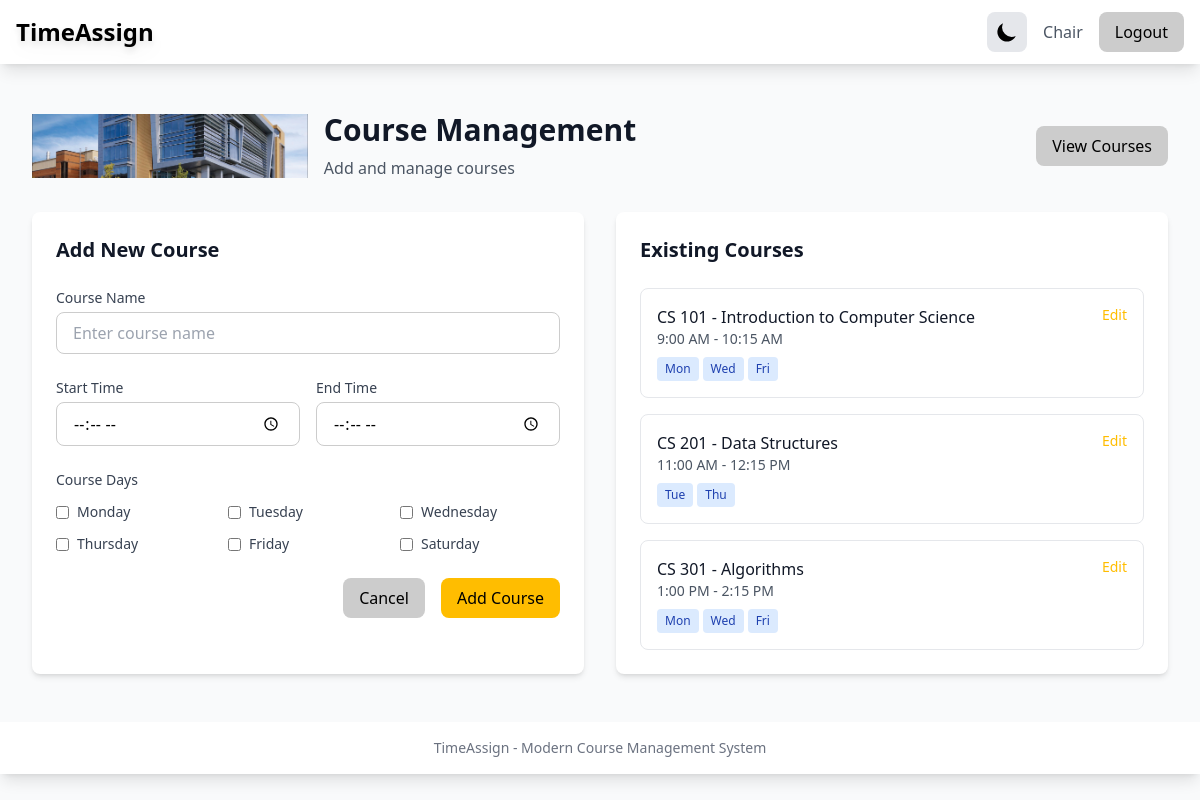
Screenshot of /addCourse/ (signed in) with the database file from the repository.
### ta_app/models.py (models this page shows, shortened)
class Course(models.Model):
    LECTURE = 'LEC'
    LAB = 'LAB'
    ONLINE = 'ON'
    GRADING = 'GRD'
    typesOfCourses = [
        (LECTURE, 'Lecture'),
        (LAB, 'Lab'),
        (ONLINE, 'Online'),
        (GRADING, 'Grading'),
    ]
    course_name = models.CharField(max_length=100)
    start_time = models.TimeField()
    end_time = models.TimeField()
    mon_flag = models.BooleanField(default=False)
    tues_flag = models.BooleanField(default=False)
    wed_flag = models.BooleanField(default=False)
    thurs_flag = models.BooleanField(default=False)
    fri_flag = models.BooleanField(default=False)
    sat_flag = models.BooleanField(default=False)
    coursetype = models.CharField(max_length=3, choices=typesOfCourses, default=LECTURE)
    lectureid = models.IntegerField(null=True, blank=True, default=0) #default to 0 if its a lecture, stores lecture id if its a lab
    ta = models.IntegerField(null=True, blank=True, default=0) #TODO do we still want this field? I could see it getting confusing
    ta1 = models.IntegerField(null=True, blank=True, default=0)
    ta2 = models.IntegerField(null=True, blank=True, default=0)
    ta3 = models.IntegerField(null=True, blank=True, default=0)
    ta4 = models.IntegerField(null=True, blank=True, default=0)
    instructor = models.IntegerField(null=True, blank=True, default=0)  # we allow nulls here, because maybe these things are not assigned yet.

### ta_app/views.py (the view, shortened to what this page needs)
# urls.py: path("addCourse/", views.addCourseView.as_view()),
class addCourseView(View):
    def get(self, request):
        try:
            currentUserType = request.session["userType"]
            if currentUserType != "chair":
                return redirect('/logout')
        except KeyError:
            return redirect('/logout')
        courses = addCourse.AddCourse.populate_lectures(request.session['member_id'])
        return render(request, 'main/addCourse.html',{"courses": courses})

### ta_app/sitelogic/addCourse.py (called while the page is built)
    def populate_lectures(self):
        return models.Course.objects.all().filter(coursetype='LEC')

### templates/main/addCourse.html (shortened to what this page needs)
{% extends "base.html" %}
{% block content %}
<div class="py-6">
    <header class="mb-8">
        <div class="flex items-center justify-between">
            <div class="flex items-center">
                <img src="/static/7.png" alt="University Logo" class="h-16 mr-4">
                <div>
                    <h1 class="text-3xl font-bold text-gray-900 dark:text-white">Course Management</h1>
                    <p class="mt-2 text-gray-600 dark:text-gray-400">Add and manage courses</p>
                </div>
            </div>
            <a href="/viewCourse/" class="btn-secondary">View Courses</a>
        </div>
    </header>
    <div class="grid grid-cols-1 lg:grid-cols-2 gap-8">
        <div class="card">
            <h2 class="text-xl font-semibold text-gray-900 dark:text-white mb-6">Add New Course</h2>
            <form method="post" action="/addCourse/" class="space-y-6">
                <div>
                    <label for="course_name" class="block text-sm font-medium text-gray-700 dark:text-gray-300">
                        Course Name
                    </label>
                    <input type="text" name="Course Name" id="course_name" required
                           class="input-field mt-1" placeholder="Enter course name">
                </div>
                <div class="grid grid-cols-1 md:grid-cols-2 gap-4">
                    <div>
                        <label for="start_time" class="block text-sm font-medium text-gray-700 dark:text-gray-300">
                            Start Time
                        </label>
                        <input type="time" name="start_time" id="start_time" required
                               class="input-field mt-1">
                    </div>
                    <div>
                        <label for="end_time" class="block text-sm font-medium text-gray-700 dark:text-gray-300">
                            End Time
                        </label>
                        <input type="time" name="end_time" id="end_time" required
                               class="input-field mt-1">
                    </div>
                </div>
                <div>
                    <label class="block text-sm font-medium text-gray-700 dark:text-gray-300 mb-3">
                        Course Days
                    </label>
                    <div class="grid grid-cols-2 md:grid-cols-3 gap-3">
                        <label class="flex items-center">
                            <input type="checkbox" name="mon_flag" class="rounded border-gray-300 text-uwm-gold focus:ring-uwm-gold">
                            <span class="ml-2 text-sm text-gray-700 dark:text-gray-300">Monday</span>
                        </label>
                        <label class="flex items-center">
                            <input type="checkbox" name="tues_flag" class="rounded border-gray-300 text-uwm-gold focus:ring-uwm-gold">
                            <span class="ml-2 text-sm text-gray-700 dark:text-gray-300">Tuesday</span>
                        </label>
                        <label class="flex items-center">
                            <input type="checkbox" name="wed_flag" class="rounded border-gray-300 text-uwm-gold focus:ring-uwm-gold">
                            <span class="ml-2 text-sm text-gray-700 dark:text-gray-300">Wednesday</span>
                        </label>
                        <label class="flex items-center">
                            <input type="checkbox" name="thurs_flag" class="rounded border-gray-300 text-uwm-gold focus:ring-uwm-gold">
                            <span class="ml-2 text-sm text-gray-700 dark:text-gray-300">Thursday</span>
                        </label>
                        <label class="flex items-center">
                            <input type="checkbox" name="fri_flag" class="rounded border-gray-300 text-uwm-gold focus:ring-uwm-gold">
                            <span class="ml-2 text-sm text-gray-700 dark:text-gray-300">Friday</span>
                        </label>
                        <label class="flex items-center">
                            <input type="checkbox" name="sat_flag" class="rounded border-gray-300 text-uwm-gold focus:ring-uwm-gold">
                            <span class="ml-2 text-sm text-gray-700 dark:text-gray-300">Saturday</span>
                        </label>
                    </div>
                </div>
                <div class="flex justify-end space-x-4">
                    <a href="/menu/" class="btn-secondary">Cancel</a>
                    <button type="submit" class="btn-primary">Add Course</button>
                </div>
            </form>
        </div>
        <div class="card">
            <h2 class="text-xl font-semibold text-gray-900 dark:text-white mb-6">Existing Courses</h2>
            {% if courses %}
            <div class="space-y-4">
                {% for course in courses %}
                <div class="border border-gray-200 dark:border-gray-700 rounded-lg p-4 hover:bg-gray-50 dark:hover:bg-gray-800 transition-colors">
                    <div class="flex justify-between items-start">
                        <div>
                            <h3 class="font-medium text-gray-900 dark:text-white">{{ course.course_name }}</h3>
                            <p class="text-sm text-gray-600 dark:text-gray-400">
                                {{ course.start_time|time:"g:i A" }} - {{ course.end_time|time:"g:i A" }}
                            </p>
                            <div class="flex flex-wrap gap-1 mt-2">
                                {% if course.mon_flag %}<span class="px-2 py-1 text-xs bg-blue-100 text-blue-800 dark:bg-blue-900 dark:text-blue-200 rounded">Mon</span>{% endif %}
                                {% if course.tues_flag %}<span class="px-2 py-1 text-xs bg-blue-100 text-blue-800 dark:bg-blue-900 dark:text-blue-200 rounded">Tue</span>{% endif %}
                                {% if course.wed_flag %}<span class="px-2 py-1 text-xs bg-blue-100 text-blue-800 dark:bg-blue-900 dark:text-blue-200 rounded">Wed</span>{% endif %}
                                {% if course.thurs_flag %}<span class="px-2 py-1 text-xs bg-blue-100 text-blue-800 dark:bg-blue-900 dark:text-blue-200 rounded">Thu</span>{% endif %}
                                {% if course.fri_flag %}<span class="px-2 py-1 text-xs bg-blue-100 text-blue-800 dark:bg-blue-900 dark:text-blue-200 rounded">Fri</span>{% endif %}
                            </div>
                        </div>
                        <a href="/editCourse/?Edit%20Course={{ course.course_name }}"
                           class="text-uwm-gold hover:text-uwm-gold/80 text-sm font-medium">
                            Edit
                        </a>
                    </div>
                </div>
                {% endfor %}
            </div>
            {% else %}
            <p class="text-gray-500 dark:text-gray-400 text-center py-8">No courses found</p>
            {% endif %}
        </div>
    </div>
</div>
{% endblock %}

### templates/base.html (style rules this page uses)
.btn-primary { @apply bg-uwm-gold text-black px-4 py-2 rounded-lg hover:brightness-90 transition-all; }
.btn-secondary { @apply bg-uwm-gray text-black px-4 py-2 rounded-lg hover:brightness-90 transition-all dark:text-white; }
.card { @apply bg-white rounded-lg shadow-md p-6 dark:bg-gray-800 dark:text-white transition-colors; }
.input-field { @apply w-full px-4 py-2 rounded-lg border border-uwm-gray focus:ring-2 focus:ring-uwm-gold focus:border-transparent dark:bg-gray-700 dark:text-white dark:border-gray-600; }

### rows the page displays
Course: course_name "CS 101 - Introduction to Computer Science", start_time "9:00 AM", end_time "10:15 AM", mon_flag "Mon", wed_flag "Wed", fri_flag "Fri"
Course: course_name "CS 201 - Data Structures", start_time "11:00 AM", end_time "12:15 PM", tues_flag "Tue", thurs_flag "Thu"
Course: course_name "CS 301 - Algorithms", start_time "1:00 PM", end_time "2:15 PM", mon_flag "Mon", wed_flag "Wed", fri_flag "Fri"

### other values shown
{{ request.session.userType|title }} "Chair"
